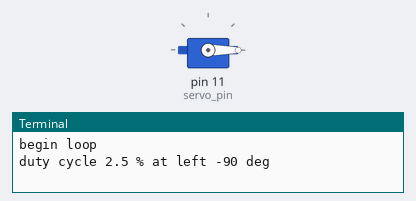
A program run on a simulated Raspberry Pi (header pin numbers). Parts: servo, the last lines printed to the terminal. Servo angles are drawn from the pulse width (0.5 ms = 0°, 2.5 ms = 180°).

Above: at 0.05 s.
At 1.5 s:
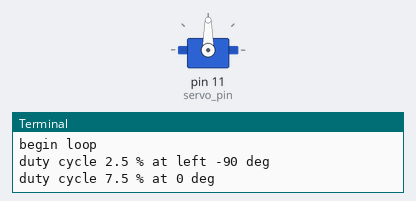
At 3.0 s:
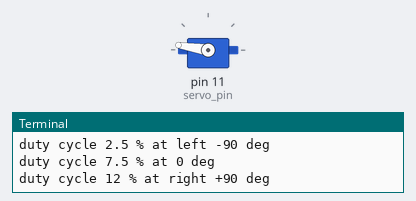
Timing chart, 0 to 6.9 s (numbered marks = the images above):
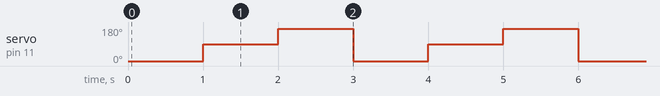

Measured:
- by itself, servo on pin 11 (servo_pin): repeats every 3.0 s: 171° 1.0 s, 0° 1.0 s, 90° 1.0 s

The program:

servoTest2.py
```python
import RPi.GPIO as GPIO
from time import sleep

## add your servo BOARD PIN number ##
servo_pin = 11

GPIO.setmode(GPIO.BOARD)
GPIO.setup(servo_pin, GPIO.OUT)

pwm=GPIO.PWM(servo_pin, 50)
pwm.start(0)

## edit these duty cycle % values ##
right = 2.5
neutral = 7.5
left = 12
#### that's all folks ####
while True:
    print("begin loop")

    print("duty cycle", right,"% at left -90 deg")
    pwm.ChangeDutyCycle(2.5)
    sleep(1)

    print("duty cycle", neutral,"% at 0 deg")
    pwm.ChangeDutyCycle(neutral)
    sleep(1)

    print("duty cycle",left, "% at right +90 deg")
    pwm.ChangeDutyCycle(left)
    sleep(1)
```
